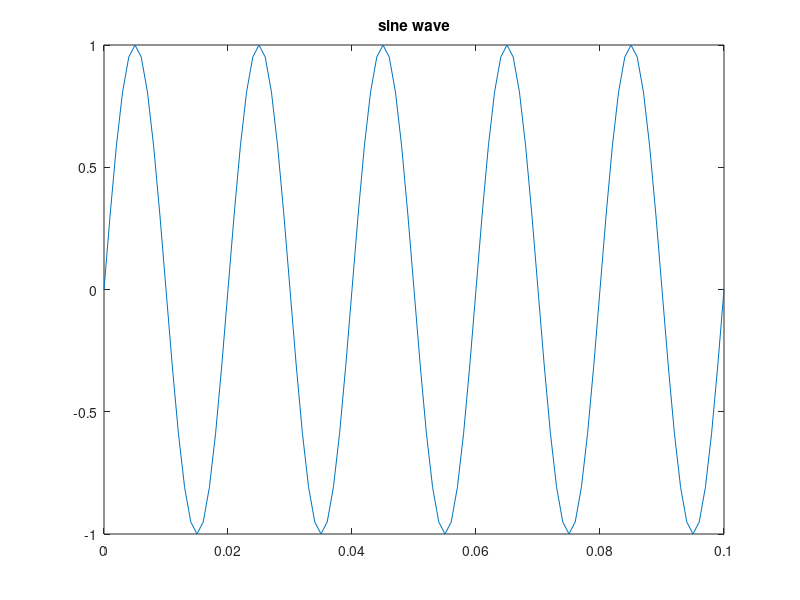

MATLAB code for this plot:
f=50; %frequency
%Duty Cycle(Not Required in Sine Wave)
fs=1000; % sampling frequency
t=0:1/fs:0.1; %sampling time
v=sin(2*pi*f*t); %pi=3.14
%stem = Discrete 
plot(t,v);
title('sine wave')